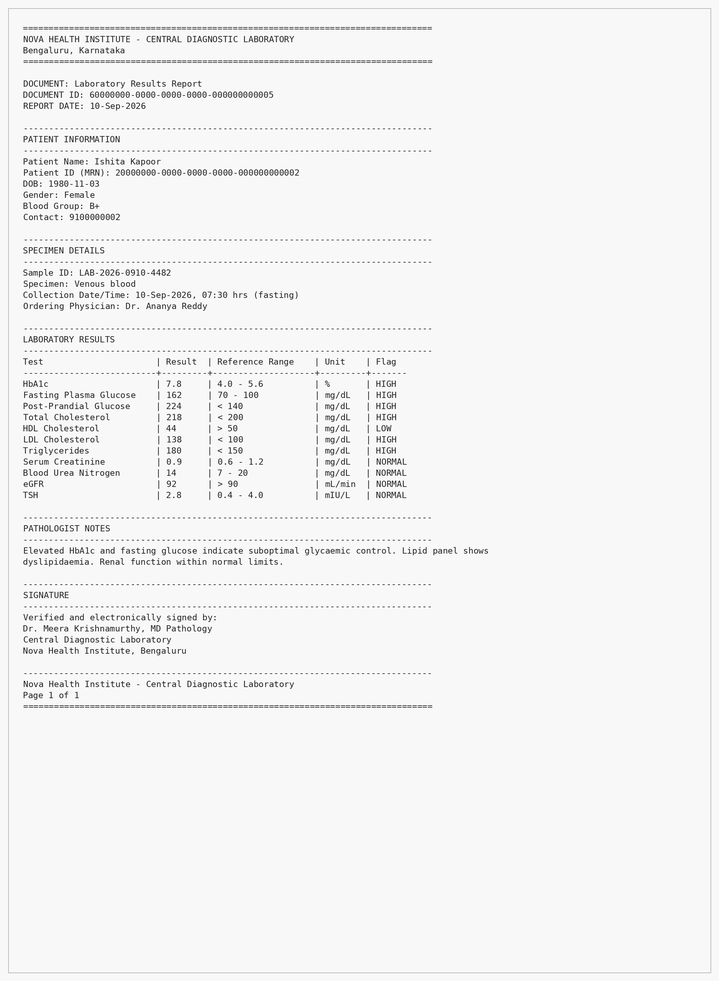
#> input picture ocr-nlu/samples/ocr_test_ishita_laboratory_report_scanned.png, 719 x 981 px, shrunk from 2200 x 3000 before the run
$ python -i preprocessing.py   (imports and definitions only)
#> lines starting #> are read from the running program, lines starting #| are printed output that depends on the picture; after the words box and inside, x2 and y2 are one past the last pixel; in counts of white or black regions, pixels touching at a corner belong together
#> further down, picture is the input picture: shape (981, 719, 3); min 9, max 255, mean 243.5
import cv2
import numpy as np


def preprocess_image(image: np.ndarray) -> np.ndarray:
    """
    Prepare an image for OCR.
    """

    if image is None:
        raise ValueError("Invalid image")

    # Convert to grayscale
    gray = cv2.cvtColor(image, cv2.COLOR_BGR2GRAY)

    # Reduce noise
    denoised = cv2.GaussianBlur(
        gray,
        (3, 3),
        0,
    )

    # Adaptive thresholding
    thresholded = cv2.adaptiveThreshold(
        denoised,
        255,
        cv2.ADAPTIVE_THRESH_GAUSSIAN_C,
        cv2.THRESH_BINARY,
        11,
        2,
    )
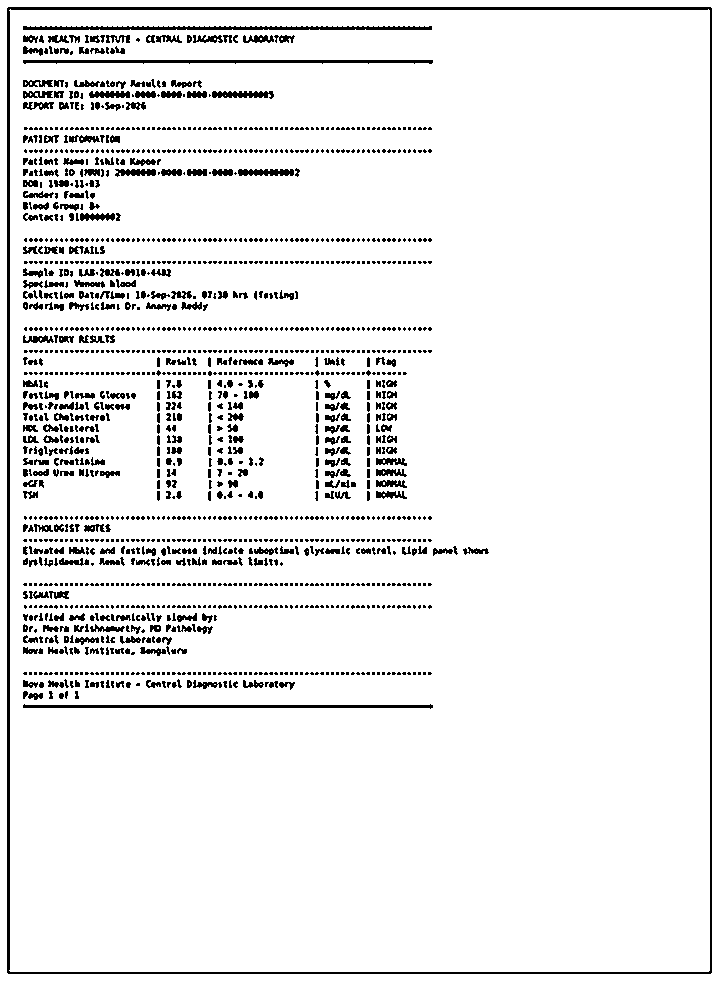
#> thresholded: shape (981, 719); 93% white; 1654 black regions (1120 under 20 px), largest, box (x1, y1, x2, y2) and area: (7, 7, 712, 974) 8328, (23, 26, 432, 30) 1350, (23, 60, 433, 64) 1242

    return thresholded

>>> import cv2
>>> picture = cv2.imread('../samples/ocr_test_ishita_laboratory_report_scanned.png')
>>> result = preprocess_image(picture)

$ run again, on ocr-nlu/samples/ocr_test_kabir_emergency_discharge_ocr_scanned.png
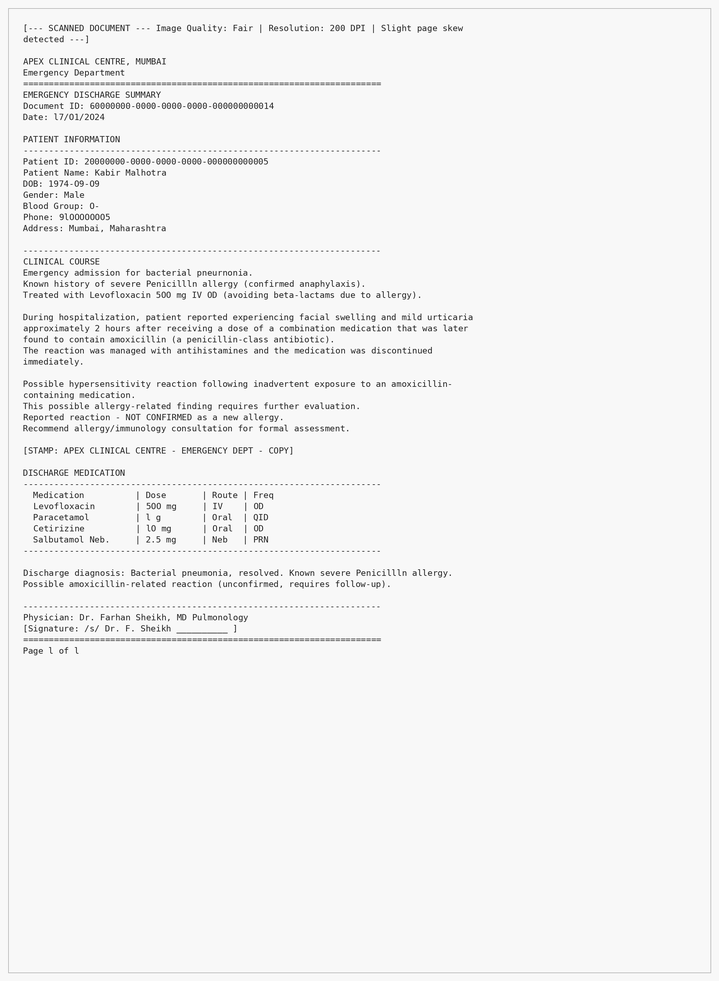
#> input picture ocr-nlu/samples/ocr_test_kabir_emergency_discharge_ocr_scanned.png, 719 x 981 px, shrunk from 2200 x 3000 before the run
#> picture is the input picture: shape (981, 719, 3); min 14, max 255, mean 243.3
#> in preprocess_image, `thresholded = cv2.adaptiveThreshold( denoised, 255, cv2.ADAPTIVE_THRES..`:
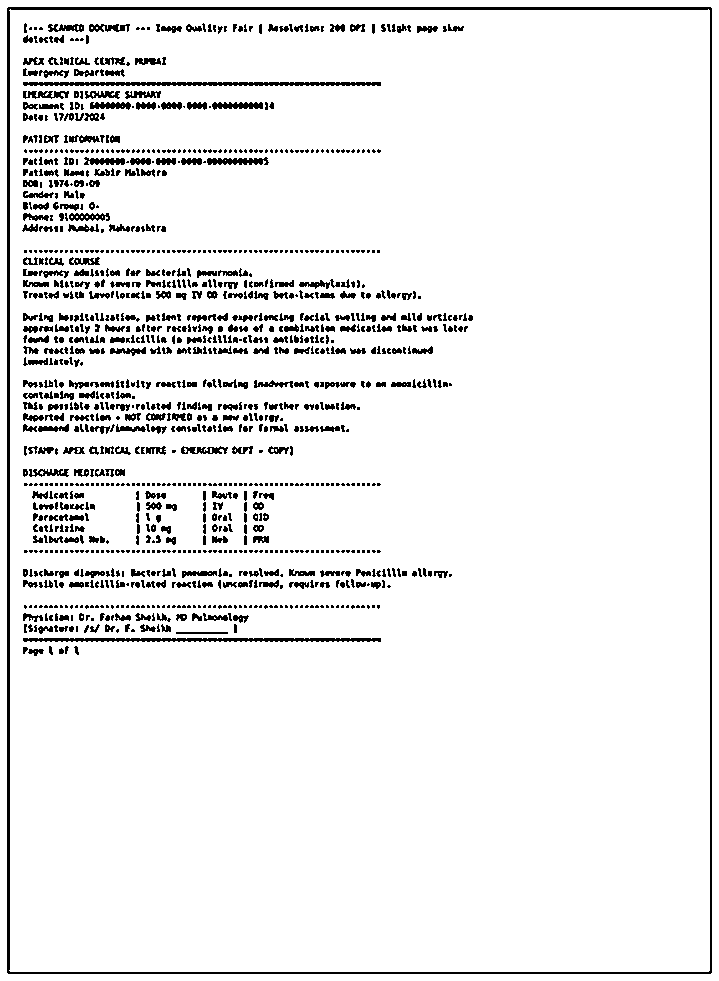
#> thresholded: shape (981, 719); 93.2% white; 1221 black regions (587 under 20 px), largest, box (x1, y1, x2, y2) and area: (7, 7, 712, 974) 8328, (23, 82, 381, 86) 1249, (23, 638, 381, 642) 1207

$ run again, on ocr-nlu/samples/ocr_test_rohan_iyer_brain_mri_report_scanned.png
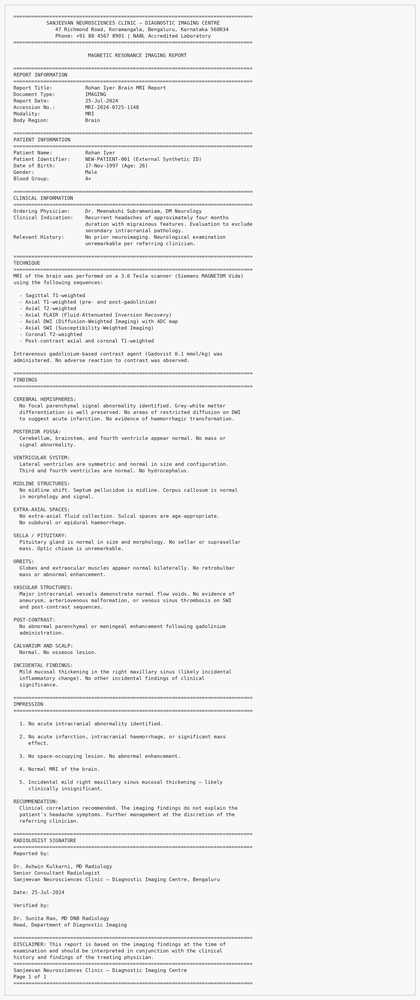
#> input picture ocr-nlu/samples/ocr_test_rohan_iyer_brain_mri_report_scanned.png, 420 x 1000 px, shrunk from 2200 x 5240 before the run
#> picture is the input picture: shape (1000, 420, 3); min 80, max 255, mean 241.1
#> in preprocess_image, `thresholded = cv2.adaptiveThreshold( denoised, 255, cv2.ADAPTIVE_THRES..`:
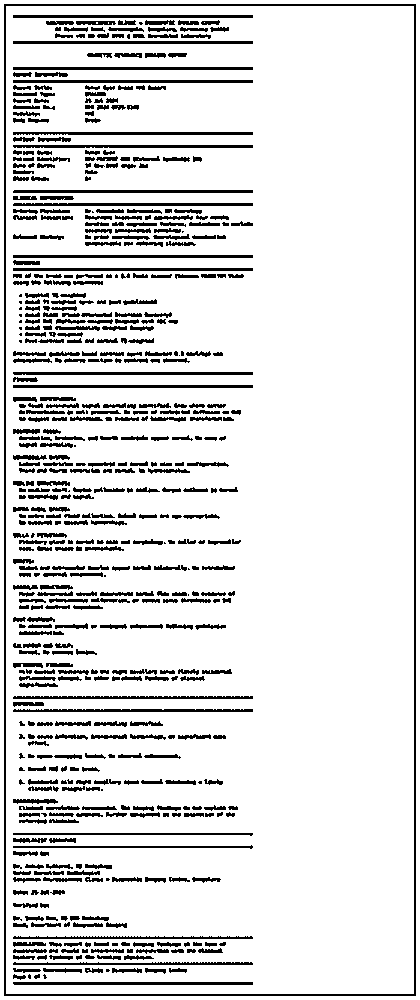
#> thresholded: shape (1000, 420); 87.4% white; 606 black regions (43 under 20 px), largest, box (x1, y1, x2, y2) and area: (4, 4, 416, 996) 5600, (13, 15, 253, 18) 720, (13, 41, 253, 44) 720
